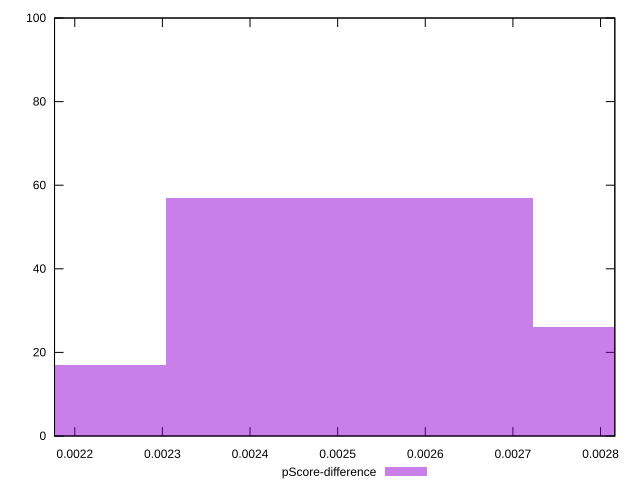

Recreate this plot in gnuplot.
reset

$pScoreDifference <<EOF
0.0029321597376279003 26
0.0025132797751096286 57
0.0020943998125913573 17
EOF

set key outside below
set boxwidth 0.00041887996251827145
set xrange [0.002176905366274573:0.002816298419042629]
set yrange [0:100]
set trange [0:100]
set style fill transparent solid 0.5 noborder
set terminal svg size 640, 490 enhanced background rgb 'white'
set output "reprap/uses-long-cache-ttl/samples/pages+cached+noexternal+nomedia/pScore-difference/histogram.svg"

plot $pScoreDifference title "pScore-difference" with boxes

reset
